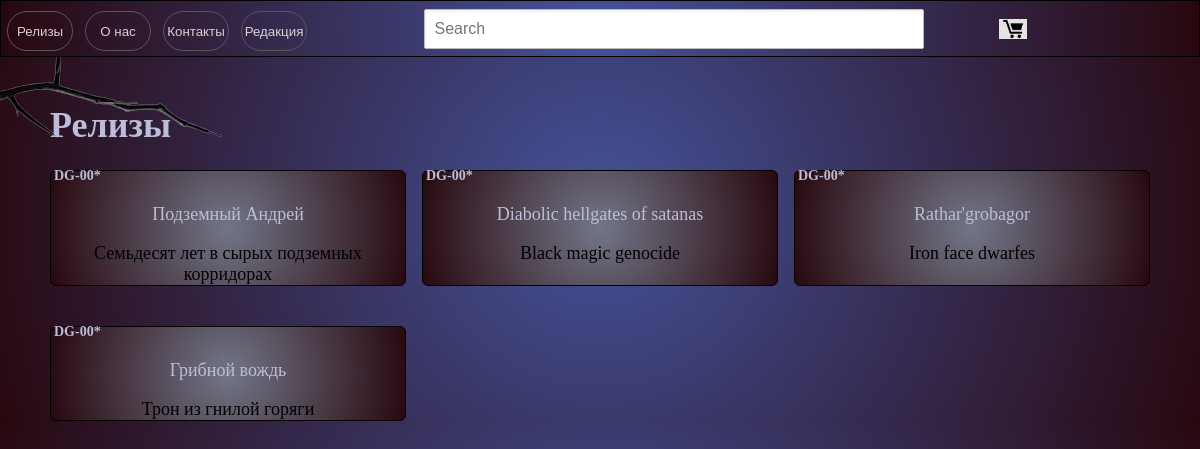
Before: /products/ with the older database file.
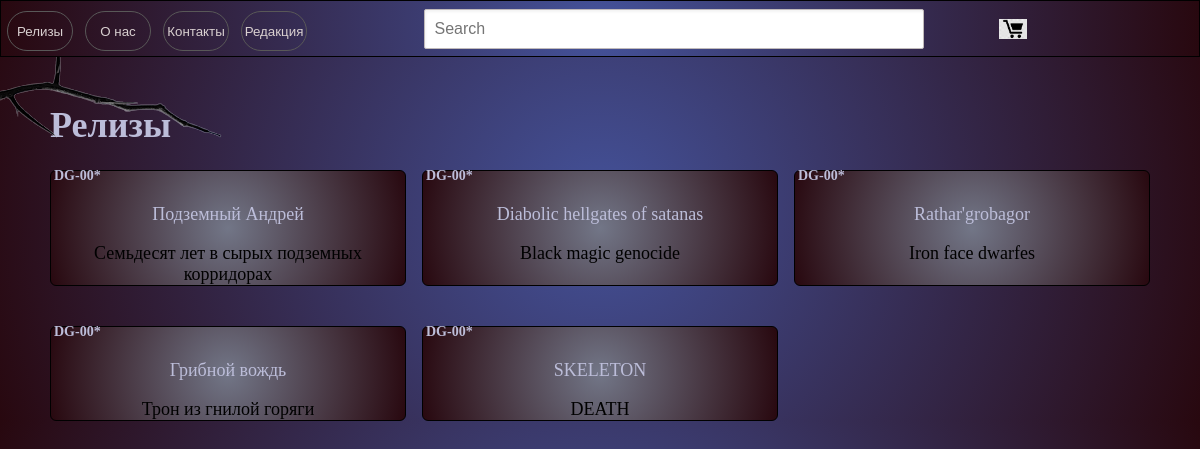
After: the same page with the newer database file.
### products/models.py (models this page shows, shortened)
class Album(models.Model):
    artist = models.CharField(max_length= 120)
    album = models.CharField(max_length= 120)
    genre = models.CharField(max_length= 40,choices=GENRES,default=DUNGEON_SYNTH)
    release_date =models.DateTimeField()
    country = models.CharField(max_length= 30 )
    physical_type = models.CharField(max_length = 15, choices=PHYSCICAL_TYPES, default=TAPE)
    description = models.TextField(max_length = 2000)
    price = models.DecimalField(max_digits=6, decimal_places=2)
    label_number = models.CharField(max_length=10,default='DG-')
    cover_art_img = models.ImageField(null=True, blank=True, upload_to='images/')
    slug = models.SlugField()
    def get_absolute_url(self):
        return reverse('album', kwargs={'slug':self.slug})

### products/views.py (the view)
# urls.py: path('products/', ProductsView.as_view(), name = 'products'),
class ProductsView(ListView):
    model = Album
    template_name = 'products.html'

### templates/products.html (shortened to what this page needs)
{% extends 'base.html'%} {% block content %} {% load static %}
<h1>Релизы</h1>
<div class="release-grid">
  {% for instance in object_list %}
  <div class="release-sum">
    <div class="release-info">
      <p class="label-number">{{instance.label_number}}</p>
      <p class="artist-name">{{instance.artist}}</p>
      <a class="album-info" href="{{ instance.get_absolute_url }}"
        >{{instance.album}}</a>
    </div>
  </div>
  {% endfor %}
</div>
{% endblock %}

Changed rows visible on the page:
added Album: label_number "DG-00*", artist "SKELETON", album "DEATH"
